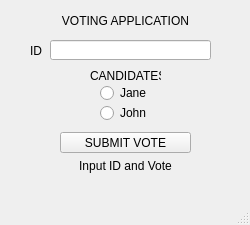
<?xml version="1.0" encoding="UTF-8"?>
<ui version="4.0">
 <class>VotingApplication</class>
 <widget class="QMainWindow" name="VotingApplication">
  <property name="geometry">
   <rect>
    <x>0</x>
    <y>0</y>
    <width>250</width>
    <height>225</height>
   </rect>
  </property>
  <property name="minimumSize">
   <size>
    <width>250</width>
    <height>225</height>
   </size>
  </property>
  <property name="maximumSize">
   <size>
    <width>250</width>
    <height>275</height>
   </size>
  </property>
  <property name="windowTitle">
   <string>VOTING APPLICATION</string>
  </property>
  <widget class="QWidget" name="centralwidget">
   <widget class="QLabel" name="VotingLabel">
    <property name="geometry">
     <rect>
      <x>60</x>
      <y>10</y>
      <width>131</width>
      <height>21</height>
     </rect>
    </property>
    <property name="text">
     <string>VOTING APPLICATION</string>
    </property>
    <property name="alignment">
     <set>Qt::AlignCenter</set>
    </property>
   </widget>
   <widget class="QLabel" name="IDLabel">
    <property name="geometry">
     <rect>
      <x>30</x>
      <y>40</y>
      <width>16</width>
      <height>21</height>
     </rect>
    </property>
    <property name="text">
     <string>ID</string>
    </property>
   </widget>
   <widget class="QLineEdit" name="IDInput">
    <property name="geometry">
     <rect>
      <x>50</x>
      <y>40</y>
      <width>161</width>
      <height>20</height>
     </rect>
    </property>
   </widget>
   <widget class="QLabel" name="CandidatesLabel">
    <property name="geometry">
     <rect>
      <x>90</x>
      <y>60</y>
      <width>71</width>
      <height>31</height>
     </rect>
    </property>
    <property name="text">
     <string>CANDIDATES</string>
    </property>
   </widget>
   <widget class="QRadioButton" name="JaneVote">
    <property name="geometry">
     <rect>
      <x>100</x>
      <y>85</y>
      <width>61</width>
      <height>16</height>
     </rect>
    </property>
    <property name="text">
     <string>Jane</string>
    </property>
    <attribute name="buttonGroup">
     <string notr="true">VotingGroup</string>
    </attribute>
   </widget>
   <widget class="QRadioButton" name="JohnVote">
    <property name="geometry">
     <rect>
      <x>100</x>
      <y>105</y>
      <width>61</width>
      <height>16</height>
     </rect>
    </property>
    <property name="text">
     <string>John</string>
    </property>
    <attribute name="buttonGroup">
     <string notr="true">VotingGroup</string>
    </attribute>
   </widget>
   <widget class="QPushButton" name="SubmitButton">
    <property name="geometry">
     <rect>
      <x>60</x>
      <y>132</y>
      <width>131</width>
      <height>21</height>
     </rect>
    </property>
    <property name="text">
     <string>SUBMIT VOTE</string>
    </property>
   </widget>
   <widget class="QLabel" name="InfoLabel">
    <property name="geometry">
     <rect>
      <x>20</x>
      <y>155</y>
      <width>211</width>
      <height>21</height>
     </rect>
    </property>
    <property name="layoutDirection">
     <enum>Qt::LeftToRight</enum>
    </property>
    <property name="text">
     <string>Input ID and Vote</string>
    </property>
    <property name="alignment">
     <set>Qt::AlignCenter</set>
    </property>
   </widget>
  </widget>
  <widget class="QMenuBar" name="menubar">
   <property name="geometry">
    <rect>
     <x>0</x>
     <y>0</y>
     <width>250</width>
     <height>21</height>
    </rect>
   </property>
  </widget>
  <widget class="QStatusBar" name="statusbar"/>
 </widget>
 <resources/>
 <connections/>
 <buttongroups>
  <buttongroup name="VotingGroup"/>
 </buttongroups>
</ui>
